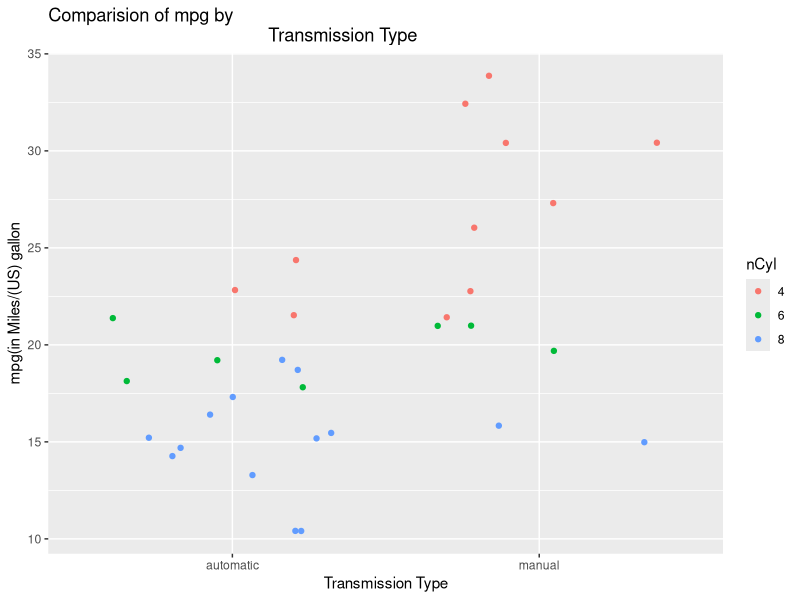
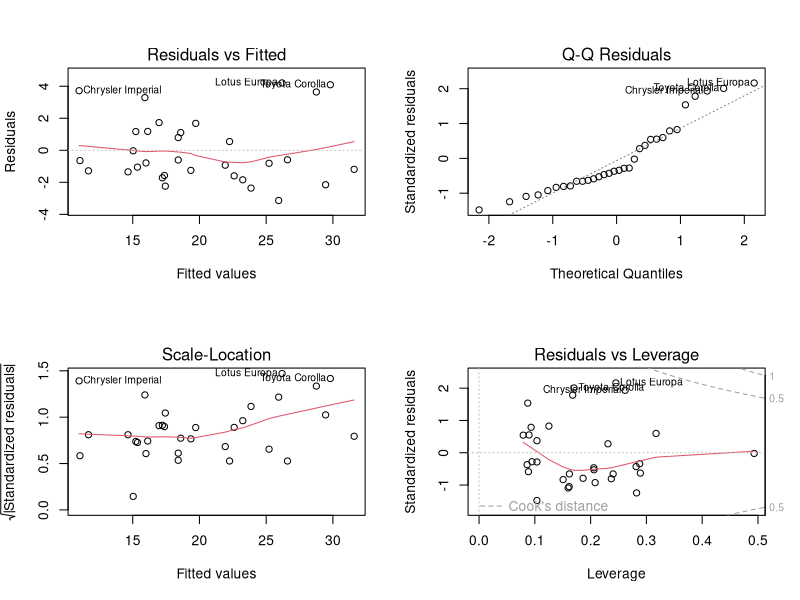

Reproduce these figures in R, in order.
## ---- chunk 1
data(mtcars)
library(ggplot2)
## ---- chunk 2
dim(mtcars)
str(mtcars)
## ---- chunk 3
mtcars$am <- factor(mtcars$am, labels=c("automatic", "manual"))
## ---- chunk 4
nCyl <- factor(mtcars$cyl)
ggplot(data=mtcars, aes(x=am, y=mpg,color=nCyl)) + 
    geom_point(position="jitter") + ggtitle("Comparision of mpg by 
                                            Transmission Type") + 
    xlab("Transmission Type") +  ylab("mpg(in Miles/(US) gallon")
## ---- chunk 5
auto <- mean(mtcars[,"mpg"][mtcars[,"am"] == "automatic" & mtcars[,"cyl"] == 4])
auto <- c(auto, mean(mtcars[,"mpg"][mtcars[,"am"] == "automatic" & 
                                        mtcars[,"cyl"] == 6]))
auto <- c(auto, mean(mtcars[,"mpg"][mtcars[,"am"] == "automatic" & 
                                        mtcars[,"cyl"] == 8]))
manual <- mean(mtcars[,"mpg"][mtcars[,"am"] == "manual" & mtcars[,"cyl"] == 4])
manual <- c(manual, mean(mtcars[,"mpg"][mtcars[,"am"] == "manual" & 
                                            mtcars[,"cyl"] == 6]))
manual <- c(manual, mean(mtcars[,"mpg"][mtcars[,"am"] == "manual" & 
                                            mtcars[,"cyl"] == 8]))
## ---- chunk 6
data.frame(auto=auto, manual=manual,diff=auto-manual,row.names=c("4","6","8"))
## ---- chunk 7
fit <- lm(mpg ~ am,data=mtcars)
fit2 <- lm(mpg ~ am + cyl, data=mtcars)
fit3 <- lm(mpg ~ am + cyl * hp, data=mtcars)
fit4 <- lm(mpg ~ am + cyl * hp + wt, data=mtcars)
anova(fit, fit2, fit3, fit4)
## ---- chunk 8
l <- lapply(list(fit, fit2, fit3, fit4), summary)
sigma <- numeric()
for (i in l){
    sigma <- c(sigma, i$sigma)
}
data.frame(sigma=sigma, row.names = c("fit", "fit2", "fit3", "fit4"))
## ---- chunk 9
par(mfrow=c(2,2))
plot(fit4)
## ---- chunk 10
round(summary(fit4)$coef[,1],3)
